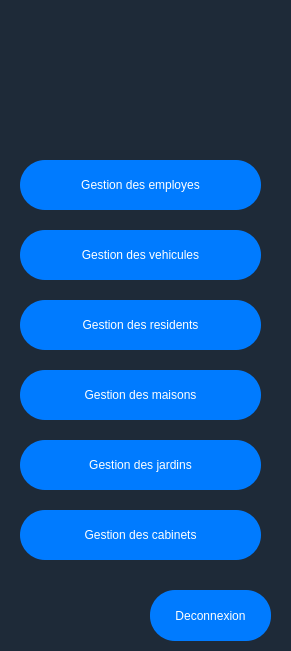
   <widget class="QFrame" name="Cannitech">
    <property name="geometry">
     <rect>
      <x>0</x>
      <y>0</y>
      <width>291</width>
      <height>651</height>
     </rect>
    </property>
    <property name="styleSheet">
     <string notr="true">background-color: #1e2a38;
color: white;
font: bold 11pt &quot;Arial&quot;;</string>
    </property>
    <property name="frameShape">
     <enum>QFrame::Shape::NoFrame</enum>
    </property>
    <property name="frameShadow">
     <enum>QFrame::Shadow::Plain</enum>
    </property>
    <property name="lineWidth">
     <number>0</number>
    </property>
    <property name="midLineWidth">
     <number>0</number>
    </property>
    <widget class="QPushButton" name="btnEmployes">
     <property name="geometry">
      <rect>
       <x>20</x>
       <y>160</y>
       <width>241</width>
       <height>50</height>
      </rect>
     </property>
     <property name="sizePolicy">
      <sizepolicy hsizetype="Fixed" vsizetype="Fixed">
       <horstretch>0</horstretch>
       <verstretch>0</verstretch>
      </sizepolicy>
     </property>
     <property name="focusPolicy">
      <enum>Qt::FocusPolicy::StrongFocus</enum>
     </property>
     <property name="contextMenuPolicy">
      <enum>Qt::ContextMenuPolicy::DefaultContextMenu</enum>
     </property>
     <property name="layoutDirection">
      <enum>Qt::LayoutDirection::LeftToRight</enum>
     </property>
     <property name="styleSheet">
      <string notr="true">QPushButton {
    background-color: #007bff;
    color: white;
    border-radius: 25px;
}

</string>
     </property>
     <property name="text">
      <string>Gestion des employes</string>
     </property>
     <property name="icon">
      <iconset>
       <normaloff>:/figma/users 02.png</normaloff>:/figma/users 02.png</iconset>
     </property>
     <property name="iconSize">
      <size>
       <width>30</width>
       <height>30</height>
      </size>
     </property>
     <property name="checkable">
      <bool>false</bool>
     </property>
     <property name="autoRepeat">
      <bool>false</bool>
     </property>
     <property name="autoExclusive">
      <bool>false</bool>
     </property>
    </widget>
    <widget class="QPushButton" name="btnVehicules">
     <property name="geometry">
      <rect>
       <x>20</x>
       <y>230</y>
       <width>241</width>
       <height>50</height>
      </rect>
     </property>
     <property name="sizePolicy">
      <sizepolicy hsizetype="Fixed" vsizetype="Fixed">
       <horstretch>0</horstretch>
       <verstretch>0</verstretch>
      </sizepolicy>
     </property>
     <property name="focusPolicy">
      <enum>Qt::FocusPolicy::StrongFocus</enum>
     </property>
     <property name="contextMenuPolicy">
      <enum>Qt::ContextMenuPolicy::DefaultContextMenu</enum>
     </property>
     <property name="layoutDirection">
      <enum>Qt::LayoutDirection::LeftToRight</enum>
     </property>
     <property name="styleSheet">
      <string notr="true">QPushButton {
    background-color: #007bff;
    color: white;
    border-radius: 25px;
}

</string>
     </property>
     <property name="text">
      <string>Gestion des vehicules</string>
     </property>
     <property name="icon">
      <iconset>
       <normaloff>:/figma/community.png</normaloff>:/figma/community.png</iconset>
     </property>
     <property name="iconSize">
      <size>
       <width>30</width>
       <height>30</height>
      </size>
     </property>
     <property name="checkable">
      <bool>false</bool>
     </property>
     <property name="autoRepeat">
      <bool>false</bool>
     </property>
     <property name="autoExclusive">
      <bool>false</bool>
     </property>
    </widget>
    <widget class="QPushButton" name="btnMaisons">
     <property name="geometry">
      <rect>
       <x>20</x>
       <y>370</y>
       <width>241</width>
       <height>50</height>
      </rect>
     </property>
     <property name="sizePolicy">
      <sizepolicy hsizetype="Fixed" vsizetype="Fixed">
       <horstretch>0</horstretch>
       <verstretch>0</verstretch>
      </sizepolicy>
     </property>
     <property name="focusPolicy">
      <enum>Qt::FocusPolicy::StrongFocus</enum>
     </property>
     <property name="contextMenuPolicy">
      <enum>Qt::ContextMenuPolicy::DefaultContextMenu</enum>
     </property>
     <property name="layoutDirection">
      <enum>Qt::LayoutDirection::LeftToRight</enum>
     </property>
     <property name="styleSheet">
      <string notr="true">QPushButton {
    background-color: #007bff;
    color: white;
    border-radius: 25px;
}

</string>
     </property>
     <property name="text">
      <string>Gestion des maisons</string>
     </property>
     <property name="icon">
      <iconset>
       <normaloff>:/figma/notepad.png</normaloff>:/figma/notepad.png</iconset>
     </property>
     <property name="iconSize">
      <size>
       <width>30</width>
       <height>30</height>
      </size>
     </property>
     <property name="checkable">
      <bool>false</bool>
     </property>
     <property name="autoRepeat">
      <bool>false</bool>
     </property>
     <property name="autoExclusive">
      <bool>false</bool>
     </property>
    </widget>
    <widget class="QPushButton" name="btnJardins">
     <property name="geometry">
      <rect>
       <x>20</x>
       <y>440</y>
       <width>241</width>
       <height>50</height>
      </rect>
     </property>
     <property name="sizePolicy">
      <sizepolicy hsizetype="Fixed" vsizetype="Fixed">
       <horstretch>0</horstretch>
       <verstretch>0</verstretch>
      </sizepolicy>
     </property>
     <property name="focusPolicy">
      <enum>Qt::FocusPolicy::StrongFocus</enum>
     </property>
     <property name="contextMenuPolicy">
      <enum>Qt::ContextMenuPolicy::DefaultContextMenu</enum>
     </property>
     <property name="layoutDirection">
      <enum>Qt::LayoutDirection::LeftToRight</enum>
     </property>
     <property name="styleSheet">
      <string notr="true">QPushButton {
    background-color: #007bff;
    color: white;
    border-radius: 25px;
}

</string>
     </property>
     <property name="text">
      <string>Gestion des jardins</string>
     </property>
     <property name="icon">
      <iconset>
       <normaloff>:/figma/users 01.png</normaloff>:/figma/users 01.png</iconset>
     </property>
     <property name="iconSize">
      <size>
       <width>30</width>
       <height>30</height>
      </size>
     </property>
     <property name="checkable">
      <bool>false</bool>
     </property>
     <property name="autoRepeat">
      <bool>false</bool>
     </property>
     <property name="autoExclusive">
      <bool>false</bool>
     </property>
    </widget>
    <widget class="QPushButton" name="btnResidents">
     <property name="geometry">
      <rect>
       <x>20</x>
       <y>300</y>
       <width>241</width>
       <height>50</height>
      </rect>
     </property>
     <property name="sizePolicy">
      <sizepolicy hsizetype="Fixed" vsizetype="Fixed">
       <horstretch>0</horstretch>
       <verstretch>0</verstretch>
      </sizepolicy>
     </property>
     <property name="focusPolicy">
      <enum>Qt::FocusPolicy::StrongFocus</enum>
     </property>
     <property name="contextMenuPolicy">
      <enum>Qt::ContextMenuPolicy::DefaultContextMenu</enum>
     </property>
     <property name="layoutDirection">
      <enum>Qt::LayoutDirection::LeftToRight</enum>
     </property>
     <property name="styleSheet">
      <string notr="true">QPushButton {
    background-color: #007bff;
    color: white;
    border-radius: 25px;
}

</string>
     </property>
     <property name="text">
      <string>Gestion des residents</string>
     </property>
     <property name="icon">
      <iconset>
       <normaloff>:/figma/notepad.png</normaloff>:/figma/notepad.png</iconset>
     </property>
     <property name="iconSize">
      <size>
       <width>30</width>
       <height>30</height>
      </size>
     </property>
     <property name="checkable">
      <bool>false</bool>
     </property>
     <property name="autoRepeat">
      <bool>false</bool>
     </property>
     <property name="autoExclusive">
      <bool>false</bool>
     </property>
    </widget>
    <widget class="QPushButton" name="btnDeconnexion">
     <property name="geometry">
      <rect>
       <x>150</x>
       <y>590</y>
       <width>121</width>
       <height>51</height>
      </rect>
     </property>
     <property name="styleSheet">
      <string notr="true">QPushButton {
    background-color: #007bff;
    color: white;
    border-radius: 25px;
}

</string>
     </property>
     <property name="text">
      <string>Deconnexion</string>
     </property>
     <property name="iconSize">
      <size>
       <width>200</width>
       <height>200</height>
      </size>
     </property>
     <property name="autoRepeatInterval">
      <number>100</number>
     </property>
    </widget>
    <widget class="QPushButton" name="btnCabinets">
     <property name="geometry">
      <rect>
       <x>20</x>
       <y>510</y>
       <width>241</width>
       <height>50</height>
      </rect>
     </property>
     <property name="sizePolicy">
      <sizepolicy hsizetype="Fixed" vsizetype="Fixed">
       <horstretch>0</horstretch>
       <verstretch>0</verstretch>
      </sizepolicy>
     </property>
     <property name="focusPolicy">
      <enum>Qt::FocusPolicy::StrongFocus</enum>
     </property>
     <property name="contextMenuPolicy">
      <enum>Qt::ContextMenuPolicy::DefaultContextMenu</enum>
     </property>
     <property name="layoutDirection">
      <enum>Qt::LayoutDirection::LeftToRight</enum>
     </property>
     <property name="styleSheet">
      <string notr="true">QPushButton {
    background-color: #007bff;
    color: white;
    border-radius: 25px;
}

</string>
     </property>
     <property name="text">
      <string>Gestion des cabinets</string>
     </property>
     <property name="icon">
      <iconset>
       <normaloff>:/figma/users 01.png</normaloff>:/figma/users 01.png</iconset>
     </property>
     <property name="iconSize">
      <size>
       <width>30</width>
       <height>30</height>
      </size>
     </property>
     <property name="checkable">
      <bool>false</bool>
     </property>
     <property name="autoRepeat">
      <bool>false</bool>
     </property>
     <property name="autoExclusive">
      <bool>false</bool>
     </property>
    </widget>
    <widget class="QLabel" name="logo">
     <property name="geometry">
      <rect>
       <x>50</x>
       <y>10</y>
       <width>181</width>
       <height>131</height>
      </rect>
     </property>
     <property name="text">
      <string/>
     </property>
     <property name="pixmap">
      <pixmap>../SmartCity--main (1)/SmartCity--main/Lg.png</pixmap>
     </property>
    </widget>
   </widget>
